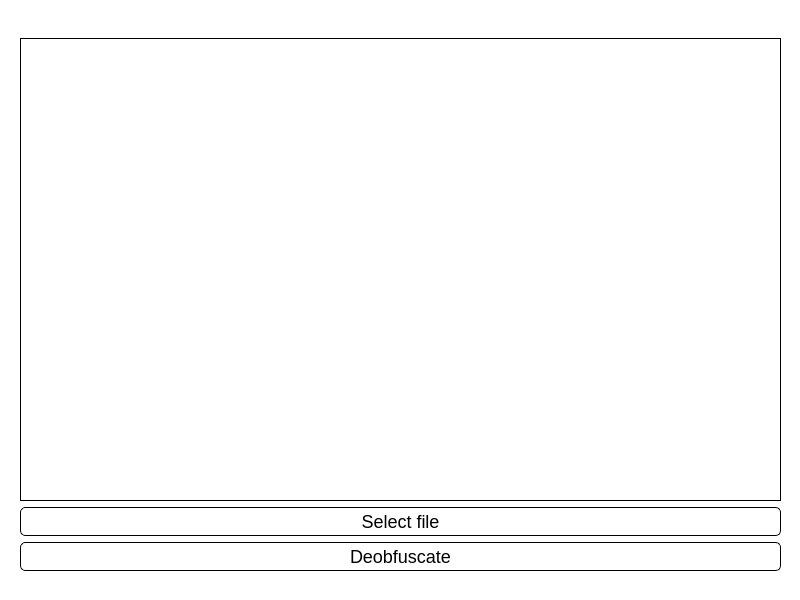
<?xml version="1.0" encoding="UTF-8"?>
<ui version="4.0">
 <class>MainWindow</class>
 <widget class="QMainWindow" name="MainWindow">
  <property name="geometry">
   <rect>
    <x>0</x>
    <y>0</y>
    <width>800</width>
    <height>600</height>
   </rect>
  </property>
  <property name="sizePolicy">
   <sizepolicy hsizetype="Fixed" vsizetype="Fixed">
    <horstretch>0</horstretch>
    <verstretch>0</verstretch>
   </sizepolicy>
  </property>
  <property name="font">
   <font>
    <family>JetBrainsMono Nerd Font Mono</family>
    <pointsize>12</pointsize>
   </font>
  </property>
  <property name="windowTitle">
   <string>Python-Deobfuscation-Multi-Tool</string>
  </property>
  <property name="styleSheet">
   <string notr="true">background-color: rgb(255, 255, 255);</string>
  </property>
  <widget class="QWidget" name="centralwidget">
   <property name="styleSheet">
    <string notr="true"/>
   </property>
   <widget class="QWidget" name="verticalLayoutWidget">
    <property name="geometry">
     <rect>
      <x>20</x>
      <y>10</y>
      <width>761</width>
      <height>561</height>
     </rect>
    </property>
    <layout class="QVBoxLayout" name="verticalLayout">
     <item>
      <widget class="QLabel" name="filename_label">
       <property name="styleSheet">
        <string notr="true">color: #000;
background-color: #fff;
border: none;
padding: 2px;
font-family: &quot;Arial&quot;;
font-size: 16px;</string>
       </property>
       <property name="text">
        <string/>
       </property>
      </widget>
     </item>
     <item>
      <widget class="QPlainTextEdit" name="textspace_edit">
       <property name="styleSheet">
        <string notr="true">color: #000;
background-color: #fff;
border: 1px solid #000;
font-family: &quot;Arial&quot;;
font-size: 18px;</string>
       </property>
       <property name="readOnly">
        <bool>true</bool>
       </property>
      </widget>
     </item>
     <item>
      <layout class="QHBoxLayout" name="horizontalLayout">
       <item>
        <widget class="QPushButton" name="selectFile_btn">
         <property name="styleSheet">
          <string notr="true">color: #000;
background-color: #fff;
border: 1px solid #000;
padding: 3px;
font-family: &quot;Arial&quot;;
font-size: 18px;
border-radius: 5px;</string>
         </property>
         <property name="text">
          <string>Select file</string>
         </property>
        </widget>
       </item>
      </layout>
     </item>
     <item>
      <widget class="QPushButton" name="deobfuscate_btn">
       <property name="styleSheet">
        <string notr="true">color: #000;
background-color: #fff;
border: 1px solid #000;
padding: 3px;
font-family: &quot;Arial&quot;;
font-size: 18px;
border-radius: 5px;</string>
       </property>
       <property name="text">
        <string>Deobfuscate</string>
       </property>
      </widget>
     </item>
    </layout>
   </widget>
  </widget>
 </widget>
 <resources/>
 <connections/>
</ui>
